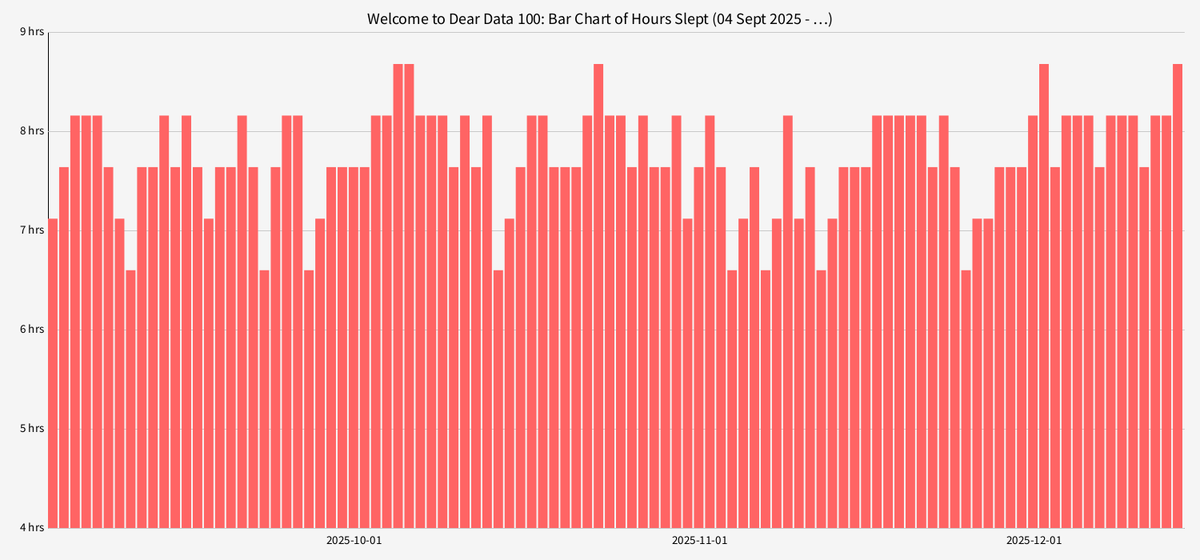
Frame 1 (no input)
Frame 2 (the mouse pressed at the canvas centre, redrawn once): identical to frame 1, image omitted

The Processing sketch that drew this single still picture (run headless with seeded random() and noise(); the mouse was pressed at the canvas centre and the sketch redrawn once):

// Processing sketch: Sleeping_Hours_Bar_Chart
// ── Sleeping_Hours_Bar_Chart.pde
// This is the Dear Data 100 - Sleeping hours bar chart 
// Adam Adams - Creative Coding Project 

// My sleeping-hour values (currently 100 values)
int[] hours = {
  6,7,8,8,8,7,6,5,7,7,
  8,7,8,7,6,7,7,8,7,5,
  7,8,8,5,6,7,7,7,7,8,
  8,9,9,8,8,8,7,8,7,8,
  5,6,7,8,8,7,7,7,8,9,
  8,8,7,8,7,7,8,6,7,8,7,
  5,6,7,5,6,8,6,7,5,6,
  7,7,7,8,8,8,8,8,7,8,7,
  5,6,6,7,7,7,8,9,7,8,
  8,8,7,8,8,8,7,8,8,9
};

String[] dates;   // will be sized based on hours[]
int days;         // number of days = number of data points

void setup() {
  size(1500, 700);
  background(245);
  smooth();
  textSize(15);
  textAlign(CENTER);

  // number of days comes from the data
  days = hours.length;
  dates = new String[days];

  // Dates formed from 4th September 2025
  int year  = 2025;
  int month = 9;
  int day   = 4;

  for (int i = 0; i < days; i++) {
    String monthStr = nf(month, 2);
    String dayStr   = nf(day, 2);
    dates[i] = year + "-" + monthStr + "-" + dayStr;

    // move to the next day
    day = day + 1;

    // determine days in this month
    int daysInMonth;
    switch (month) {
      case 9:  // This represents September 
      case 11: // This represents November
        daysInMonth = 30;
        break;
      case 10: // This represents October
      case 12: // This represents December
      default:
        daysInMonth = 31;
        break;
    }

    // month rollover
    if (day > daysInMonth) {
      day = 1;
      month = month + 1;
      if (month > 12) {
        month = 1;
        year = year + 1;
      }
    }
  }

  // Draw title 
  fill(0);
  textSize(20);
  text("Welcome to Dear Data 100: Bar Chart of Hours Slept (04 Sept 2025 - …)", width/2, 30);
  textSize(15);

  // Sketching the axes
  stroke(0); // set the line color to black 

  // Horizontal axis (x-axis)
  line(60, height - 40, width - 20, height - 40);

  // Vertical axis (y-axis)
  line(60, height - 40, 60, 40);

  // Y-axis labels representing hours 
  fill(0);
  textAlign(RIGHT);
  for (int hourValue = 4; hourValue <= 9; hourValue++) {

    // Translate the hour value into a screen height position
    float yLevel = map(hourValue, 4, 9, height - 40, 40);

    // Show the hour label right next to the Y-axis
    text(hourValue + " hrs", 55, yLevel + 4);

    // Draw a grid line across the chart at each hour level 
    stroke(201);
    line(60, yLevel, width - 20, yLevel);
  }

  // Illustrating the bars 
  float barWidth = (width - 80) / float(days);

  textAlign(CENTER);

  // Draw each bar of the chart, for each individual day 
  for (int index = 0; index < days; index++) {

    // Find where the bar should appear across the x-axis 
    float xPosition = 60 + index * barWidth;

    // Convert the hours slept into a bar height 
    float sleepHeight = map(hours[index], 0, 9, 0, height - 120);

    // Draw the bar using a red color 
    fill(255, 100, 100);
    noStroke();
    rect(xPosition, (height - 40) - sleepHeight, barWidth - 2, sleepHeight);

    // Label the first day of each month (e.g. "-01")
    if (dates[index].endsWith("-01")) {
      fill(0);
      text(dates[index], xPosition + barWidth / 2, height - 20);
    }
  }

  noLoop(); // static chart
}

void draw() {
  // no animation
}

  
  
  
 
 
 
     
     
     
 
  
   
   
   
 
 

               
